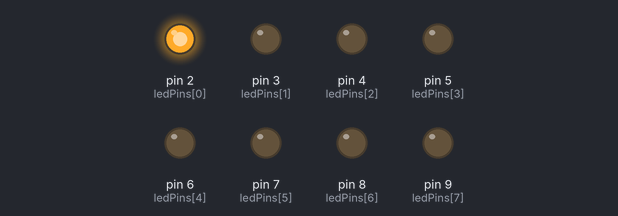
This sketch was run on a simulated Arduino Uno, built with avr-gcc and run on an emulated ATmega328P. Shown: output pins drawn as LEDs (lit = HIGH).

Above: at 0.05 s.
At 5.2 s:
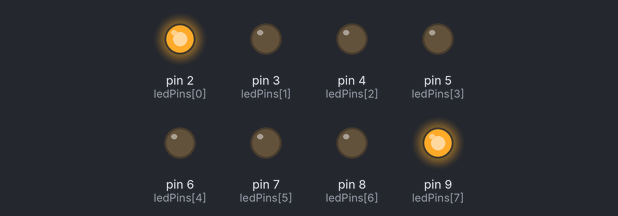
At 7.9 s:
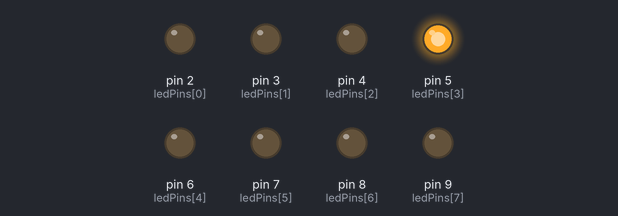
At 9.7 s:
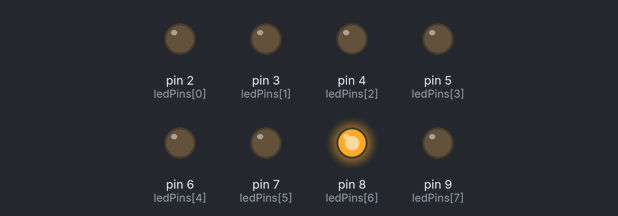
At 11.7 s:
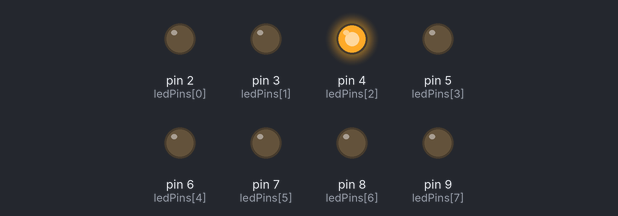
At 15.9 s:
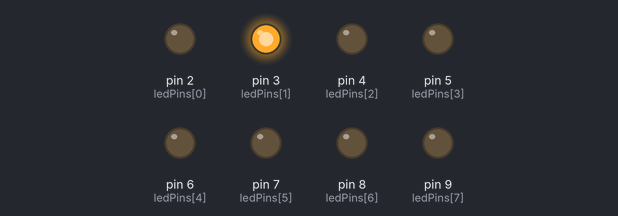
Timing chart, 0 to 20.8 s (numbered marks = the images above):
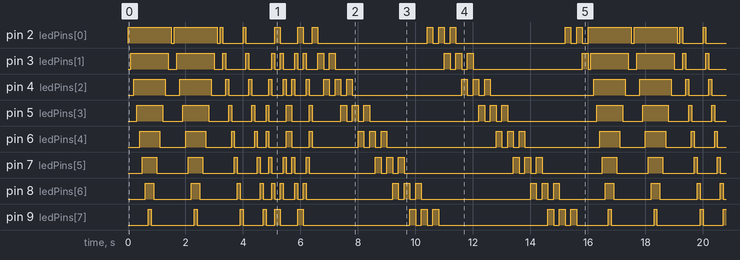

The sketch:

EightLEDs.ino
```cpp
int ledPins[] = {2, 3, 4, 5, 6, 7, 8, 9};

void setup() {
  // put your setup code here, to run once:
  for (int i : ledPins)
  {
    pinMode(i, OUTPUT);
  }
}

void loop() {
  // put your main code here, to run repeatedly:
  oneAfterAnotherNoLoop();
  oneAfterAnotherLoop();
  oneOnAtATime();
  oneOnAtATime();
  inAndOut();
  inAndOut();
  for(int i : ledPins)
  {
    digitalWrite(i, LOW);
  }
  customLoop();
  customLoop();
}

void oneAfterAnotherNoLoop(){
  int delayTime = 100; //the time (in milliseconds) to pause between LEDs
                       //make smaller for quicker switching and larger for slower
  digitalWrite(ledPins[0], HIGH);  //Turns on LED #0 (connected to pin 2 )
  delay(delayTime);                //waits delayTime milliseconds
  digitalWrite(ledPins[1], HIGH);  //Turns on LED #1 (connected to pin 3 )
  delay(delayTime);                //waits delayTime milliseconds
  digitalWrite(ledPins[2], HIGH);  //Turns on LED #2 (connected to pin 4 )
  delay(delayTime);                //waits delayTime milliseconds
  digitalWrite(ledPins[3], HIGH);  //Turns on LED #3 (connected to pin 5 )
  delay(delayTime);                //waits delayTime milliseconds
  digitalWrite(ledPins[4], HIGH);  //Turns on LED #4 (connected to pin 6 )
  delay(delayTime);                //waits delayTime milliseconds
  digitalWrite(ledPins[5], HIGH);  //Turns on LED #5 (connected to pin 7 )
  delay(delayTime);                //waits delayTime milliseconds
  digitalWrite(ledPins[6], HIGH);  //Turns on LED #6 (connected to pin 8 )
  delay(delayTime);                //waits delayTime milliseconds
  digitalWrite(ledPins[7], HIGH);  //Turns on LED #7 (connected to pin 9 )
  delay(delayTime);                //waits delayTime milliseconds

//Turns Each LED Off
  digitalWrite(ledPins[7], LOW);  //Turns on LED #0 (connected to pin 2 )
  delay(delayTime);                //waits delayTime milliseconds
  digitalWrite(ledPins[6], LOW);  //Turns on LED #1 (connected to pin 3 )
  delay(delayTime);                //waits delayTime milliseconds
  digitalWrite(ledPins[5], LOW);  //Turns on LED #2 (connected to pin 4 )
  delay(delayTime);                //waits delayTime milliseconds
  digitalWrite(ledPins[4], LOW);  //Turns on LED #3 (connected to pin 5 )
  delay(delayTime);                //waits delayTime milliseconds
  digitalWrite(ledPins[3], LOW);  //Turns on LED #4 (connected to pin 6 )
  delay(delayTime);                //waits delayTime milliseconds
  digitalWrite(ledPins[2], LOW);  //Turns on LED #5 (connected to pin 7 )
  delay(delayTime);                //waits delayTime milliseconds
  digitalWrite(ledPins[1], LOW);  //Turns on LED #6 (connected to pin 8 )
  delay(delayTime);                //waits delayTime milliseconds
  digitalWrite(ledPins[0], LOW);  //Turns on LED #7 (connected to pin 9 )
  delay(delayTime);                //waits delayTime milliseconds
}

/*
 * oneAfterAnotherLoop() - Will light one LED then delay for delayTime then light
 * the next LED until all LEDs are on it will then turn them off one after another
 *
 * this does it using a loop which makes for a lot less typing.
 * than oneOnAtATimeNoLoop() does exactly the same thing with less typing
 */
void oneAfterAnotherLoop(){
  int delayTime = 100; //the time (in milliseconds) to pause between LEDs
                       //make smaller for quicker switching and larger for slower

//Turn Each LED on one after another
  for(int i = 0; i <= 7; i++){
    digitalWrite(ledPins[i], HIGH);  //Turns on LED #i each time this runs i
    delay(delayTime);                //gets one added to it so this will repeat
  }                                  //8 times the first time i will = 0 the final
                                     //time i will equal 7;

//Turn Each LED off one after another
  for(int i = 7; i >= 0; i--){  //same as above but rather than starting at 0 and counting up
                                //we start at seven and count down
    digitalWrite(ledPins[i], LOW);  //Turns off LED #i each time this runs i
    delay(delayTime);                //gets one subtracted from it so this will repeat
  }                                  //8 times the first time i will = 7 the final
                                     //time it will equal 0


}

/*
 * oneOnAtATime() - Will light one LED then the next turning off all the others
 */
void oneOnAtATime(){
  int delayTime = 100; //the time (in milliseconds) to pause between LEDs
                       //make smaller for quicker switching and larger for slower

  for(int i = 0; i <= 7; i++){
    int offLED = i - 1;  //Calculate which LED was turned on last time through
    if(i == 0) {         //for i = 1 to 7 this is i minus 1 (i.e. if i = 2 we will
      offLED = 7;        //turn on LED 2 and off LED 1)
    }                    //however if i = 0 we don't want to turn of led -1 (doesn't exist)
                         //instead we turn off LED 7, (looping around)
    digitalWrite(ledPins[i], HIGH);     //turn on LED #i
    digitalWrite(ledPins[offLED], LOW); //turn off the LED we turned on last time
    delay(delayTime);
  }
}

/*
 * inAndOut() - This will turn on the two middle LEDs then the next two out
 * making an in and out look
 */
void inAndOut(){
  int delayTime = 100; //the time (in milliseconds) to pause between LEDs
                       //make smaller for quicker switching and larger for slower

  //runs the LEDs out from the middle
  for(int i = 0; i <= 3; i++){
    int offLED = i - 1;  //Calculate which LED was turned on last time through
    if(i == 0) {         //for i = 1 to 7 this is i minus 1 (i.e. if i = 2 we will
      offLED = 3;        //turn on LED 2 and off LED 1)
    }                    //however if i = 0 we don't want to turn of led -1 (doesn't exist)
                         //instead we turn off LED 7, (looping around)
    int onLED1 = 3 - i;       //this is the first LED to go on ie. LED #3 when i = 0 and LED
                             //#0 when i = 3
    int onLED2 = 4 + i;       //this is the first LED to go on ie. LED #4 when i = 0 and LED
                             //#7 when i = 3
    int offLED1 = 3 - offLED; //turns off the LED we turned on last time
    int offLED2 = 4 + offLED; //turns off the LED we turned on last time

    digitalWrite(ledPins[onLED1], HIGH);
    digitalWrite(ledPins[onLED2], HIGH);
    digitalWrite(ledPins[offLED1], LOW);
    digitalWrite(ledPins[offLED2], LOW);
    delay(delayTime);
  }

  //runs the LEDs into the middle
  for(int i = 3; i >= 0; i--){
    int offLED = i + 1;  //Calculate which LED was turned on last time through
    if(i == 3) {         //for i = 1 to 7 this is i minus 1 (i.e. if i = 2 we will
      offLED = 0;        //turn on LED 2 and off LED 1)
    }                    //however if i = 0 we don't want to turn of led -1 (doesn't exist)
                         //instead we turn off LED 7, (looping around)
    int onLED1 = 3 - i;       //this is the first LED to go on ie. LED #3 when i = 0 and LED
                             //#0 when i = 3
    int onLED2 = 4 + i;       //this is the first LED to go on ie. LED #4 when i = 0 and LED
                             //#7 when i = 3
    int offLED1 = 3 - offLED; //turns off the LED we turned on last time
    int offLED2 = 4 + offLED; //turns off the LED we turned on last time

    digitalWrite(ledPins[onLED1], HIGH);
    digitalWrite(ledPins[onLED2], HIGH);
    digitalWrite(ledPins[offLED1], LOW);
    digitalWrite(ledPins[offLED2], LOW);
    delay(delayTime);
  }
}

void customLoop()
{
  int delayTime = 200;
  for (int i = 0; i <= 7; i++)
  {
    int one = i+1, two = i+2;
    if(i==6)
    {
      two=0;
    }
    if(i==7)
    {
      one=0;
      two=1;
    }


    digitalWrite(ledPins[i], HIGH);
    delay(delayTime);
    digitalWrite(ledPins[i], LOW);
    digitalWrite(ledPins[one], HIGH);
    delay(delayTime);
    digitalWrite(ledPins[one], LOW);
    digitalWrite(ledPins[two], HIGH);
    delay(delayTime);
    digitalWrite(ledPins[two], LOW);
  }
}
```

Measured:
- by itself, pin 2 (ledPins[0]), pin 3 (ledPins[1]), pin 4 (ledPins[2]), pin 5 (ledPins[3]), pin 6 (ledPins[4]), pin 7 (ledPins[5]), pin 8 (ledPins[6]), pin 9 (ledPins[7]): moves between LOW and HIGH, repeating every 16.0 s
- by itself, everything shown: repeats every 16.0 s, in 109 steps
